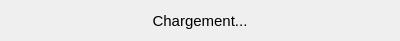
<?xml version="1.0" encoding="UTF-8"?>
<ui version="4.0">
 <class>BDChargement</class>
 <widget class="QDialog" name="BDChargement">
  <property name="geometry">
   <rect>
    <x>0</x>
    <y>0</y>
    <width>400</width>
    <height>41</height>
   </rect>
  </property>
  <property name="windowTitle">
   <string>Dialog</string>
  </property>
  <layout class="QGridLayout" name="gridLayout">
   <item row="0" column="0">
    <widget class="QLabel" name="label">
     <property name="font">
      <font>
       <pointsize>11</pointsize>
      </font>
     </property>
     <property name="text">
      <string>Chargement...</string>
     </property>
     <property name="alignment">
      <set>Qt::AlignCenter</set>
     </property>
    </widget>
   </item>
  </layout>
 </widget>
 <resources/>
 <connections/>
</ui>
